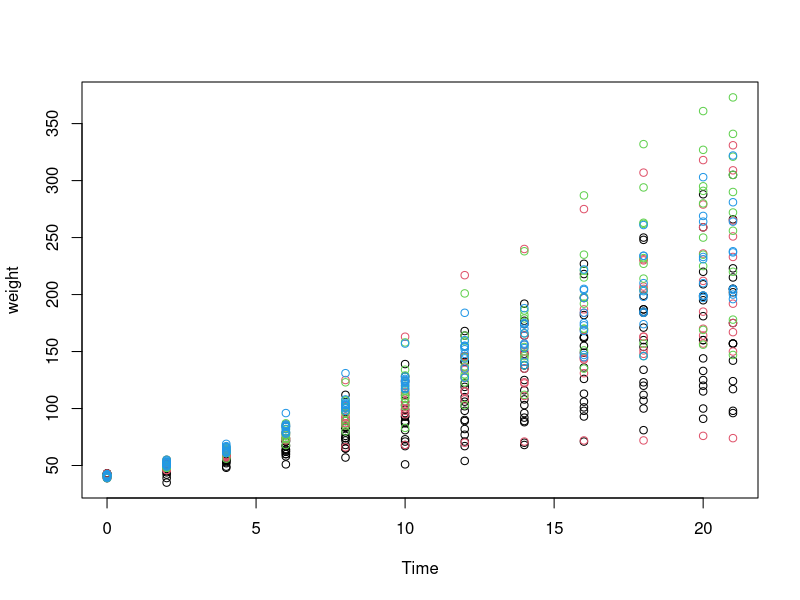

R code for this plot:
## ---- chunk 1
knitr::opts_chunk$set(echo = TRUE)
## ---- chunk 2
summary(ChickWeight)
## ---- chunk 3
with (ChickWeight,plot(Time, weight, col=Diet))

